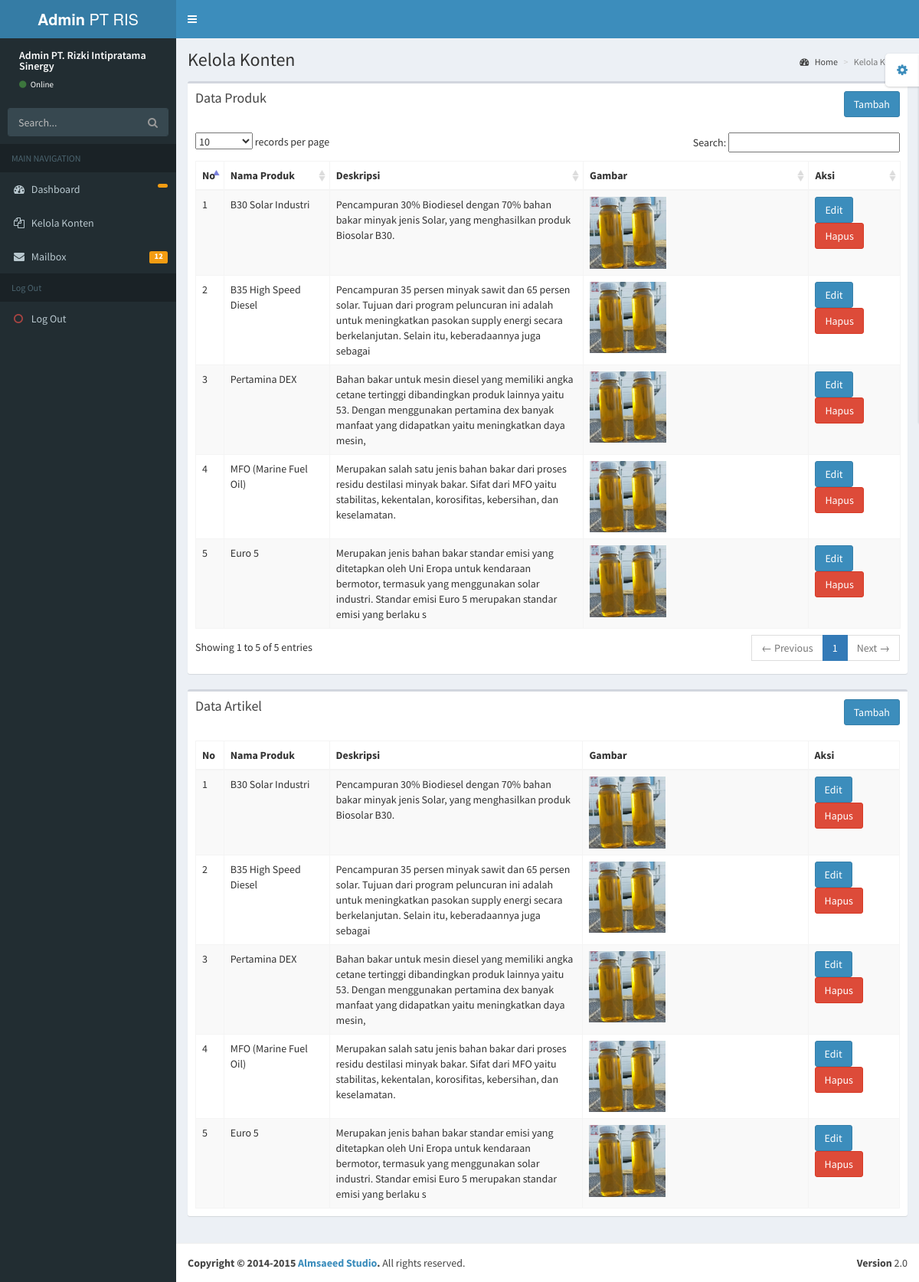
Page /admin/views/kelola-konten.php (signed in) on the committed database.
### tables this page shows
CREATE TABLE `produk` (
  `id` int(11) NOT NULL,
  `namaProduk` varchar(100) NOT NULL,
  `deskripsi` varchar(200) NOT NULL,
  `tipe` varchar(255) DEFAULT NULL,
  `ukuran` int(11) DEFAULT NULL,
  `namaGambar` varchar(255) DEFAULT NULL
);

### admin/views/kelola-konten.php (the view, shortened to what this page needs)
<?php
    require '../../config/database.php';
?>
<!DOCTYPE html>
<html>
    <?php include '../component/head.php'; ?>
    <body class="skin-blue">
        <div class="wrapper">
        <?php include '../component/header.php'; ?>
        <?php include '../component/side-bar.php'; ?>
        <div class="content-wrapper">
            <section class="content-header">
            <h1>
                Kelola Konten
            </h1>
            <ol class="breadcrumb">
                <li><a href="#"><i class="fa fa-dashboard"></i> Home</a></li>
                <li class="active">Kelola Konten</li>
            </ol>
            </section>
            <section class="content">
            <div class="row">
                <div class="col-xs-12">
                    <div class="box">
                        <div class="box-header">
                            <h3 class="box-title">Data Produk</h3>
                            <a href="../controllers/produk-tambah.php" class="btn btn-primary pull-right">Tambah</a>
                        </div>
                        <div class="box-body">
                            <table id="tabel-produk" class="table table-bordered table-striped">
                                <thead>
                                    <tr>
                                        <th>No</th>
                                        <th>Nama Produk</th>
                                        <th>Deskripsi</th>
                                        <th>Gambar</th>
                                        <th>Aksi</th>
                                    </tr>
                                </thead>
                                <tbody>
                                    <?php
                                    try {
                                        $query = $db->query("SELECT * FROM produk");
                                        $no = 1;
                                        while ($row = $query->fetch(PDO::FETCH_ASSOC)) {
                                    ?>
                                        <tr>
                                            <td style="width: 4%;">
                                                <?php echo $no++; ?>
                                            </td>
                                            <td style="width: 15%;">
                                                <?php echo htmlspecialchars($row['namaProduk']); ?>
                                            </td>
                                            <td style="width: 36%;">
                                                <?php echo htmlspecialchars($row['deskripsi']); ?>
                                            </td>
                                            <td style="width: 32%;">
                                                <img src="../../images/<?php echo htmlspecialchars($row['namaGambar']); ?>" alt="gambar" width="100">
                                            </td>
                                            <td style="width: 13%;">
                                                <a href="../controllers/produk-edit.php?id=<?php echo $row['id']; ?>" class="btn btn-primary">Edit</a>
                                                <a href="../controllers/produk-hapus.php?id=<?php echo $row['id']; ?>" class="btn btn-danger" onclick="return confirm('Apakah Anda yakin ingin menghapus data ini?');">Hapus</a>
                                            </td>
                                        </tr>
                                    <?php
                                        }
                                    } catch (PDOException $e) {
                                        echo "<tr><td colspan='5'>Error: " . $e->getMessage() . "</td></tr>";
                                    }
                                    ?>
                                </tbody>
                            </table>
                        </div>
                    </div>
                    <div class="box">
                        <div class="box-header">
                            <h3 class="box-title">Data Artikel</h3>
                            <a href="../controllers/produk-tambah.php" class="btn btn-primary pull-right">Tambah</a>
                        </div>
                        <div class="box-body">
                            <table id="tabel-produk" class="table table-bordered table-striped">
                                <thead>
                                    <tr>
                                        <th>No</th>
                                        <th>Nama Produk</th>
                                        <th>Deskripsi</th>
                                        <th>Gambar</th>
                                        <th>Aksi</th>
                                    </tr>
                                </thead>
                                <tbody>
                                    <?php
                                    try {
                                        $query = $db->query("SELECT * FROM produk");
                                        $no = 1;
                                        while ($row = $query->fetch(PDO::FETCH_ASSOC)) {
                                    ?>
                                        <tr>
                                            <td style="width: 4%;">
                                                <?php echo $no++; ?>
                                            </td>
                                            <td style="width: 15%;">
                                                <?php echo htmlspecialchars($row['namaProduk']); ?>
                                            </td>
                                            <td style="width: 36%;">
                                                <?php echo htmlspecialchars($row['deskripsi']); ?>
                                            </td>
                                            <td style="width: 32%;">
                                                <img src="../../images/<?php echo htmlspecialchars($row['namaGambar']); ?>" alt="gambar" width="100">
                                            </td>
                                            <td style="width: 13%;">
                                                <a href="../controllers/produk-edit.php?id=<?php echo $row['id']; ?>" class="btn btn-primary">Edit</a>
                                                <a href="../controllers/produk-hapus.php?id=<?php echo $row['id']; ?>" class="btn btn-danger" onclick="return confirm('Apakah Anda yakin ingin menghapus data ini?');">Hapus</a>
                                            </td>
                                        </tr>
                                    <?php
                                        }
                                    } catch (PDOException $e) {
                                        echo "<tr><td colspan='5'>Error: " . $e->getMessage() . "</td></tr>";
                                    }
                                    ?>
                                </tbody>
                            </table>
                        </div>
                    </div>
                </div>
            </div>
            </section>
        </div>
        <?php include '../component/footer.php'; ?>
        </div>
    </body>
</html>

### admin/component/head.php (shortened to what this page needs)
<head>
    <link href="../bootstrap/css/bootstrap.min.css" rel="stylesheet" type="text/css" />
    <link href="https://maxcdn.bootstrapcdn.com/font-awesome/4.3.0/css/font-awesome.min.css" rel="stylesheet" type="text/css" />
    <link href="http://code.ionicframework.com/ionicons/2.0.0/css/ionicons.min.css" rel="stylesheet" type="text/css" />
    <link href="../plugins/datatables/dataTables.bootstrap.css" rel="stylesheet" type="text/css" />
    <link href="../plugins/morris/morris.css" rel="stylesheet" type="text/css" />
    <link href="../plugins/jvectormap/jquery-jvectormap-1.2.2.css" rel="stylesheet" type="text/css" />
    <link href="../plugins/daterangepicker/daterangepicker-bs3.css" rel="stylesheet" type="text/css" />
    <link href="../dist/css/AdminLTE.min.css" rel="stylesheet" type="text/css" />
    <link href="../dist/css/skins/_all-skins.min.css" rel="stylesheet" type="text/css" />
</head>

### admin/component/header.php (shortened to what this page needs)
<header class="main-header">
    <a href="dashboard.php" class="logo"><b>Admin</b> PT RIS</a>
    <nav class="navbar navbar-static-top" role="navigation">
        <a href="#" class="sidebar-toggle" data-toggle="offcanvas" role="button">
        </a>
    </nav>
</header>

### admin/component/side-bar.php (shortened to what this page needs)
<aside class="main-sidebar">
        <section class="sidebar">
            <div class="user-panel">
                <div class="pull-left info">
                <p>Admin PT. Rizki Intipratama Sinergy</p>
                <a href="#"><i class="fa fa-circle text-success"></i> Online</a>
                </div>
            </div>
            <form action="#" method="get" class="sidebar-form">
                <div class="input-group">
                <input type="text" name="q" class="form-control" placeholder="Search..."/>
                <span class="input-group-btn">
                    <button type='submit' name='search' id='search-btn' class="btn btn-flat"><i class="fa fa-search"></i></button>
                </span>
                </div>
            </form>
            <ul class="sidebar-menu">
                <li class="header">MAIN NAVIGATION</li>
                <li class="<?= ($current_page == 'dashboard.php') ? 'active' : '' ?>">
                    <a href="../views/dashboard.php">
                        <i class="fa fa-dashboard"></i> <span>Dashboard</span>
                        <small class="label pull-right bg-yellow">  </small>
                    </a>
                </li>
                <li class="<?= ($current_page == 'kelola-konten.php') ? 'active' : '' ?>">
                    <a href="../views/kelola-konten.php">
                        <i class="fa fa-files-o"></i> <span>Kelola Konten</span>
                    </a>
                </li>
                <li class="<?= ($current_page == 'mailbox.php') ? 'active' : '' ?>">
                    <a href="../views/mailbox.php">
                        <i class="fa fa-envelope"></i> <span>Mailbox</span>
                        <small class="label pull-right bg-yellow">12</small>
                    </a>
                </li>
                <li class="header">Log Out</li>
                <li><a href="../logout.php"><i class="fa fa-circle-o text-danger"></i> Log Out</a></li>
            </ul>
            </section>
        </aside>

### admin/component/footer.php
<footer class="main-footer">
    <div class="pull-right hidden-xs">
        <b>Version</b> 2.0
        </div>
    <strong>Copyright &copy; 2014-2015 <a href="http://almsaeedstudio.com">Almsaeed Studio</a>.</strong> All rights reserved.
</footer>

### rows in the picture
produk: namaProduk "B30 Solar Industri", deskripsi "Pencampuran 30% Biodiesel dengan 70% bahan bakar minyak jenis Solar, yang menghasilkan produk Biosolar B30.", namaGambar (picture)
produk: namaProduk "B35 High Speed Diesel", deskripsi "Pencampuran 35 persen minyak sawit dan 65 persen solar. Tujuan dari program peluncuran ini adalah untuk meningkatkan pasokan supply energi secara berkelanjutan. Selain itu, keberadaannya juga sebagai", namaGambar (picture)
produk: namaProduk "Pertamina DEX", deskripsi "Bahan bakar untuk mesin diesel yang memiliki angka cetane tertinggi dibandingkan produk lainnya yaitu 53. Dengan menggunakan pertamina dex banyak manfaat yang didapatkan yaitu meningkatkan daya mesin,", namaGambar (picture)
produk: namaProduk "MFO (Marine Fuel Oil)", deskripsi "Merupakan salah satu jenis bahan bakar dari proses residu destilasi minyak bakar. Sifat dari MFO yaitu stabilitas, kekentalan, korosifitas, kebersihan, dan keselamatan.", namaGambar (picture)
produk: namaProduk "Euro 5", deskripsi "Merupakan jenis bahan bakar standar emisi yang ditetapkan oleh Uni Eropa untuk kendaraan bermotor, termasuk yang menggunakan solar industri. Standar emisi Euro 5 merupakan standar emisi yang berlaku s", namaGambar (picture)
